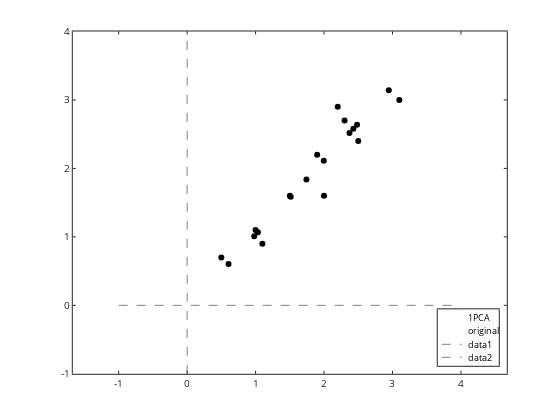

Notebook code for this chart:
### Markdown cell above
# reconstruct the data using only the most significant component(s)

We can get the data back to original cartesian coordinates  as follows

$$RowDataAdjust=RowFeatureVector^T \times FinalData$$

and add back the means to get the actual original data space.

$$RowDataAdjust=RowFeatureVector^T \times FinalData + OriginalMean$$

if we used both eigenvetors we'd just get the original data back. the point is we can get the original data back minus some less significant trends.

### Code cell
FinalData=[E1]'*[X Y]'; % this is just using the most significant PCA

RowOriginalData=E1*FinalData + [xbar; ybar];

X1PCA=RowOriginalData(1,:); Y1PCA=RowOriginalData(2,:);

plot(X1PCA,Y1PCA,'ko','markerfacecolor','g')

hold on

plot(x,y,'ko','markerfacecolor','b');
legend('1PCA','original','location','SouthEast');
axis equal;
plot([0 0],[-1 4],'k--');
plot([-1 4],[0 0],'k--');

### Figure 1 — Plotly figure (JSON) as saved in the notebook; plotly's stock layout.template omitted (floating-point values rounded to 4 significant figures)
{"data": [{"line": {"color": "rgb(0, 0, 0)", "width": 0.5}, "marker": {"color": "rgb(0, 0, 0)", "line": {"color": "rgb(0, 0, 0)"}, "size": 6, "symbol": "circle"}, "mode": "markers", "name": "1PCA", "showlegend": true, "type": "scatter", "visibility": true, "x": [2.371, 0.605, 2.483, 1.996, 2.946, 2.429, 1.743, 1.034, 1.513, 0.9804], "xaxis": "x", "y": [2.519, 0.6032, 2.639, 2.112, 3.142, 2.581, 1.837, 1.069, 1.588, 1.01], "yaxis": "y"}, {"line": {"color": "rgb(0, 0, 0)", "width": 0.5}, "marker": {"color": "rgb(0, 0, 0)", "line": {"color": "rgb(0, 0, 0)"}, "size": 6, "symbol": "circle"}, "mode": "markers", "name": "original", "showlegend": true, "type": "scatter", "visibility": true, "x": [2.5, 0.5, 2.2, 1.9, 3.1, 2.3, 2, 1, 1.5, 1.1], "xaxis": "x", "y": [2.4, 0.7, 2.9, 2.2, 3, 2.7, 1.6, 1.1, 1.6, 0.9], "yaxis": "y"}, {"line": {"color": "rgb(0, 0, 0)", "dash": "dash", "width": 0.5}, "marker": {"color": "rgb(0, 0, 0)", "line": {"color": "rgb(0, 0, 0)"}, "size": 6, "symbol": "none"}, "mode": "lines", "name": "data1", "showlegend": true, "type": "scatter", "visibility": true, "x": [0, 0], "xaxis": "x", "y": [-1, 4], "yaxis": "y"}, {"line": {"color": "rgb(0, 0, 0)", "dash": "dash", "width": 0.5}, "marker": {"color": "rgb(0, 0, 0)", "line": {"color": "rgb(0, 0, 0)"}, "size": 6, "symbol": "none"}, "mode": "lines", "name": "data2", "showlegend": true, "type": "scatter", "visibility": true, "x": [-1, 4], "xaxis": "x", "y": [0, 0], "yaxis": "y"}, {"hoverinfo": "none", "line": {"color": "rgb(0, 0, 0)", "width": 0.5}, "marker": {"color": "rgb(0, 0, 0)", "line": {"color": "rgb(0, 0, 0)"}, "size": 6, "symbol": "none"}, "mode": "none", "name": "", "showlegend": false, "type": "scatter", "visibility": true, "x": [3, 18], "xaxis": "x2", "y": [6.15, 6.15], "yaxis": "y2"}, {"hoverinfo": "none", "line": {"color": "rgb(0, 0, 0)", "width": 0.5}, "marker": {"color": "rgb(0, 0, 0)", "line": {"color": "rgb(0, 0, 0)"}, "size": 6, "symbol": "none"}, "mode": "none", "name": "", "showlegend": false, "type": "scatter", "visibility": true, "x": [3, 18], "xaxis": "x2", "y": [16.05, 16.05], "yaxis": "y2"}, {"hoverinfo": "none", "line": {"color": "rgb(0, 0, 0)", "dash": "dash", "width": 0.5}, "marker": {"color": "rgb(0, 0, 0)", "line": {"color": "rgb(0, 0, 0)"}, "size": 6, "symbol": "none"}, "mode": "lines", "name": "", "showlegend": false, "type": "scatter", "visibility": true, "x": [3, 18], "xaxis": "x2", "y": [26.16, 26.16], "yaxis": "y2"}, {"hoverinfo": "none", "line": {"color": "rgb(0, 0, 0)", "dash": "dash", "width": 0.5}, "marker": {"color": "rgb(0, 0, 0)", "line": {"color": "rgb(0, 0, 0)"}, "size": 6, "symbol": "none"}, "mode": "lines", "name": "", "showlegend": false, "type": "scatter", "visibility": true, "x": [3, 18], "xaxis": "x2", "y": [35.9, 35.9], "yaxis": "y2"}], "layout": {"annotations": [{"font": {"color": "rgb(0, 0, 0)", "size": 9}, "showarrow": false, "text": "1PCA", "x": 21, "xanchor": "left", "xref": "x2", "y": 6.15, "yanchor": "middle", "yref": "y2"}, {"font": {"color": "rgb(0, 0, 0)", "size": 9}, "showarrow": false, "text": "original", "x": 21, "xanchor": "left", "xref": "x2", "y": 16.05, "yanchor": "middle", "yref": "y2"}, {"font": {"color": "rgb(0, 0, 0)", "size": 9}, "showarrow": false, "text": "data1", "x": 21, "xanchor": "left", "xref": "x2", "y": 26.16, "yanchor": "middle", "yref": "y2"}, {"font": {"color": "rgb(0, 0, 0)", "size": 9}, "showarrow": false, "text": "data2", "x": 21, "xanchor": "left", "xref": "x2", "y": 35.9, "yanchor": "middle", "yref": "y2"}], "height": 420, "hovermode": "closest", "margin": {"b": 0, "l": 0, "r": 0, "t": 0}, "plot_bgcolor": "rgba(0, 0, 0, 0)", "showlegend": false, "width": 560, "xaxis": {"anchor": "y", "autorange": false, "domain": [0.13, 0.905], "exponentformat": "none", "gridcolor": "rgba(38,38,38,0.15)", "gridwidth": 1, "linecolor": "rgb(38,38,38)", "linewidth": 1, "mirror": "ticks", "range": [-1.67, 4.67], "showgrid": false, "showline": true, "side": "bottom", "spikedash": "solid", "spikemode": "across", "spikesides": false, "spikethickness": 1, "tickangle": 0, "tickcolor": "rgb(38,38,38)", "tickfont": {"color": "rgb(38,38,38)", "size": 10}, "ticklen": 3, "ticks": "inside", "ticktext": ["-1", "0", "1", "2", "3", "4"], "tickvals": [-1, 0, 1, 2, 3, 4], "title": {"font": {"color": "rgb(0, 0, 0)", "size": 11}, "text": ""}, "type": "linear", "visible": true, "zeroline": false}, "xaxis2": {"anchor": "y2", "autorange": false, "domain": [0.7817, 0.8907], "exponentformat": "none", "fixedrange": true, "gridcolor": "rgba(38,38,38,0.15)", "gridwidth": 1, "linecolor": "rgb(38,38,38)", "linewidth": 1, "mirror": true, "range": [0, 45.72], "showgrid": false, "showline": true, "showspikes": false, "side": "bottom", "spikedash": "solid", "spikemode": "across", "spikesides": false, "spikethickness": 1, "tickangle": 0, "tickcolor": "rgb(38,38,38)", "tickfont": {"color": "rgb(38,38,38)", "size": 9}, "ticklen": 3, "ticks": "", "ticktext": [], "tickvals": [], "title": {"font": {"color": "rgb(0, 0, 0)", "size": 9.9}, "text": ""}, "type": "linear", "visible": true, "zeroline": false}, "yaxis": {"anchor": "x", "autorange": false, "domain": [0.11, 0.925], "exponentformat": "none", "gridcolor": "rgba(38,38,38,0.15)", "gridwidth": 1, "linecolor": "rgb(38,38,38)", "linewidth": 1, "mirror": "ticks", "range": [-1, 4], "showgrid": false, "showline": true, "side": "left", "spikedash": "solid", "spikemode": "across", "spikesides": false, "spikethickness": 1, "tickangle": 0, "tickcolor": "rgb(38,38,38)", "tickfont": {"color": "rgb(38,38,38)", "size": 10}, "ticklen": 3, "ticks": "inside", "ticktext": ["-1", "0", "1", "2", "3", "4"], "tickvals": [-1, 0, 1, 2, 3, 4], "title": {"font": {"color": "rgb(0, 0, 0)", "size": 11}, "text": ""}, "type": "linear", "visible": true, "zeroline": false}, "yaxis2": {"anchor": "x2", "autorange": false, "domain": [0.1291, 0.2634], "exponentformat": "none", "fixedrange": true, "gridcolor": "rgba(38,38,38,0.15)", "gridwidth": 1, "linecolor": "rgb(38,38,38)", "linewidth": 1, "mirror": true, "range": [42.27, 0], "showgrid": false, "showline": true, "showspikes": false, "side": "left", "spikedash": "solid", "spikemode": "across", "spikesides": false, "spikethickness": 1, "tickangle": 0, "tickcolor": "rgb(38,38,38)", "tickfont": {"color": "rgb(38,38,38)", "size": 9}, "ticklen": 3, "ticks": "", "ticktext": [], "tickvals": [], "title": {"font": {"color": "rgb(0, 0, 0)", "size": 9.9}, "text": ""}, "type": "linear", "visible": true, "zeroline": false}}}
